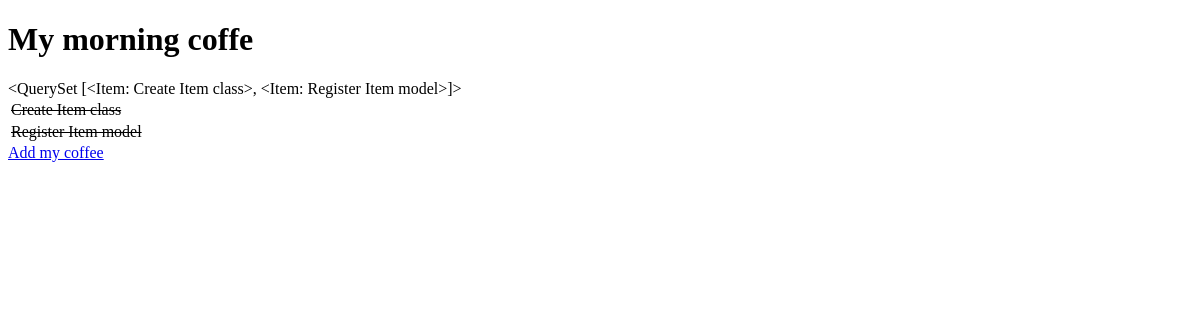
Before: / with the older database file.
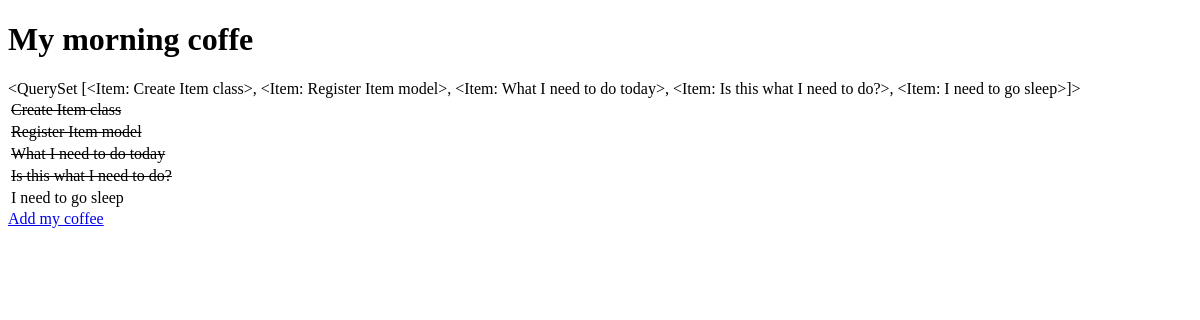
After: the same page with the newer database file.
### todo/models.py (models this page shows)
class Item(models.Model):
    name = models.CharField(max_length=50, null=False, blank=False)
    done = models.BooleanField(null=False, blank=False, default=False)
    def __str__(self):
        return self.name

### todo/views.py (the view)
# urls.py: path('', get_coffee, name='get_coffee'),
def get_coffee(request):
    items = Item.objects.all()
    context = {
        'items': items
    }
    return render(request, 'todo/todo_list.html', context)

### todo/templates/todo/todo_list.html (shortened to what this page needs)
<!DOCTYPE html>
<html lang="en">
<head>
</head>
<body>
    <h1>My morning coffe</h1>
    {{ items }}
    <table>
    {% for item in items %}
    <tr>
    {% if item.done %}
    <td><strike>{{ item.name}}</strike></td>
    {% else %}
    <td>{{ item.name}}</td>
    {% endif %}
    </tr>
    {% empty %}
    <tr><td>You have nothing to do.</td></tr>
    {% endfor %}
    </table>
    <a href="/add">Add my coffee</a>
</body>
</html>

Changed rows visible on the page:
computed for Item "Create Item class": name.name "<QuerySet [<Item: Create Item class>, <Item: Register Item model>]>" → "…class>, <Item: Register Item model>, <Item: What I need to do today>, <Item: Is this what I need to do?>, <Item: I need to go sleep>]>"
added Item: name "What I need to do today"
added Item: name "Is this what I need to do?"
added Item: name "I need to go sleep"
